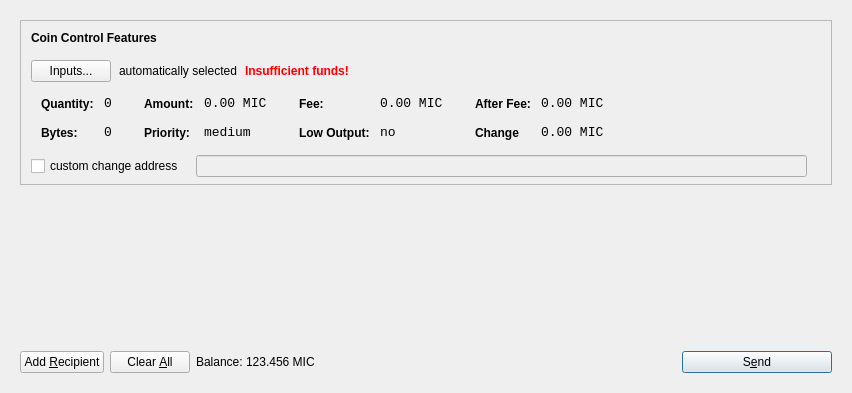
<?xml version="1.0" encoding="UTF-8"?>
<ui version="4.0">
 <class>SendCoinsDialog</class>
 <widget class="QDialog" name="SendCoinsDialog">
  <property name="geometry">
   <rect>
    <x>0</x>
    <y>0</y>
    <width>849</width>
    <height>393</height>
   </rect>
  </property>
  <property name="windowTitle">
   <string>Send Coins</string>
  </property>
  <layout class="QVBoxLayout" name="verticalLayout">
   <item>
    <widget class="QFrame" name="frameMain">
     <layout class="QVBoxLayout" name="verticalLayout_3">
      <item>
       <widget class="QFrame" name="frameCoinControl">
        <property name="sizePolicy">
         <sizepolicy hsizetype="Expanding" vsizetype="Expanding">
          <horstretch>0</horstretch>
          <verstretch>0</verstretch>
         </sizepolicy>
        </property>
        <property name="maximumSize">
         <size>
          <width>16777215</width>
          <height>16777215</height>
         </size>
        </property>
        <property name="frameShape">
         <enum>QFrame::StyledPanel</enum>
        </property>
        <property name="frameShadow">
         <enum>QFrame::Sunken</enum>
        </property>
        <layout class="QVBoxLayout" name="verticalLayoutCoinControl2">
         <property name="spacing">
          <number>6</number>
         </property>
         <property name="leftMargin">
          <number>0</number>
         </property>
         <property name="topMargin">
          <number>0</number>
         </property>
         <property name="rightMargin">
          <number>0</number>
         </property>
         <property name="bottomMargin">
          <number>6</number>
         </property>
         <item>
          <layout class="QVBoxLayout" name="verticalLayoutCoinControl" stretch="0,0,0,0,1">
           <property name="spacing">
            <number>0</number>
           </property>
           <property name="leftMargin">
            <number>10</number>
           </property>
           <property name="topMargin">
            <number>10</number>
           </property>
           <item>
            <layout class="QHBoxLayout" name="horizontalLayoutCoinControl1">
             <property name="bottomMargin">
              <number>15</number>
             </property>
             <item>
              <widget class="QLabel" name="labelCoinControlFeatures">
               <property name="sizePolicy">
                <sizepolicy hsizetype="Preferred" vsizetype="Maximum">
                 <horstretch>0</horstretch>
                 <verstretch>0</verstretch>
                </sizepolicy>
               </property>
               <property name="font">
                <font>
                 <weight>75</weight>
                 <bold>true</bold>
                </font>
               </property>
               <property name="styleSheet">
                <string notr="true">font-weight:bold;</string>
               </property>
               <property name="text">
                <string>Coin Control Features</string>
               </property>
              </widget>
             </item>
            </layout>
           </item>
           <item>
            <layout class="QHBoxLayout" name="horizontalLayoutCoinControl2" stretch="0,0,0,0">
             <property name="spacing">
              <number>8</number>
             </property>
             <property name="bottomMargin">
              <number>10</number>
             </property>
             <item>
              <widget class="QPushButton" name="pushButtonCoinControl">
               <property name="styleSheet">
                <string notr="true"/>
               </property>
               <property name="text">
                <string>Inputs...</string>
               </property>
              </widget>
             </item>
             <item>
              <widget class="QLabel" name="labelCoinControlAutomaticallySelected">
               <property name="text">
                <string>automatically selected</string>
               </property>
               <property name="margin">
                <number>5</number>
               </property>
              </widget>
             </item>
             <item>
              <widget class="QLabel" name="labelCoinControlInsuffFunds">
               <property name="font">
                <font>
                 <weight>75</weight>
                 <bold>true</bold>
                </font>
               </property>
               <property name="styleSheet">
                <string notr="true">color:red;font-weight:bold;</string>
               </property>
               <property name="text">
                <string>Insufficient funds!</string>
               </property>
               <property name="margin">
                <number>5</number>
               </property>
              </widget>
             </item>
             <item>
              <spacer name="horizontalSpacerCoinControl">
               <property name="orientation">
                <enum>Qt::Horizontal</enum>
               </property>
               <property name="sizeHint" stdset="0">
                <size>
                 <width>40</width>
                 <height>1</height>
                </size>
               </property>
              </spacer>
             </item>
            </layout>
           </item>
           <item>
            <widget class="QWidget" name="widgetCoinControl" native="true">
             <property name="sizePolicy">
              <sizepolicy hsizetype="Preferred" vsizetype="Preferred">
               <horstretch>0</horstretch>
               <verstretch>0</verstretch>
              </sizepolicy>
             </property>
             <property name="minimumSize">
              <size>
               <width>0</width>
               <height>0</height>
              </size>
             </property>
             <property name="styleSheet">
              <string notr="true"/>
             </property>
             <layout class="QHBoxLayout" name="horizontalLayoutCoinControl5">
              <property name="leftMargin">
               <number>0</number>
              </property>
              <property name="topMargin">
               <number>0</number>
              </property>
              <property name="rightMargin">
               <number>0</number>
              </property>
              <property name="bottomMargin">
               <number>0</number>
              </property>
              <item>
               <layout class="QHBoxLayout" name="horizontalLayoutCoinControl3" stretch="0,0,0,1">
                <property name="spacing">
                 <number>20</number>
                </property>
                <property name="topMargin">
                 <number>0</number>
                </property>
                <property name="bottomMargin">
                 <number>10</number>
                </property>
                <item>
                 <layout class="QFormLayout" name="formLayoutCoinControl1">
                  <property name="horizontalSpacing">
                   <number>10</number>
                  </property>
                  <property name="verticalSpacing">
                   <number>14</number>
                  </property>
                  <property name="leftMargin">
                   <number>10</number>
                  </property>
                  <property name="topMargin">
                   <number>4</number>
                  </property>
                  <property name="rightMargin">
                   <number>6</number>
                  </property>
                  <item row="0" column="0">
                   <widget class="QLabel" name="labelCoinControlQuantityText">
                    <property name="styleSheet">
                     <string notr="true">font-weight:bold;</string>
                    </property>
                    <property name="text">
                     <string>Quantity:</string>
                    </property>
                    <property name="margin">
                     <number>0</number>
                    </property>
                   </widget>
                  </item>
                  <item row="0" column="1">
                   <widget class="QLabel" name="labelCoinControlQuantity">
                    <property name="font">
                     <font>
                      <family>Monospace</family>
                      <pointsize>10</pointsize>
                     </font>
                    </property>
                    <property name="cursor">
                     <cursorShape>IBeamCursor</cursorShape>
                    </property>
                    <property name="contextMenuPolicy">
                     <enum>Qt::ActionsContextMenu</enum>
                    </property>
                    <property name="text">
                     <string>0</string>
                    </property>
                    <property name="margin">
                     <number>0</number>
                    </property>
                    <property name="textInteractionFlags">
                     <set>Qt::LinksAccessibleByMouse|Qt::TextSelectableByKeyboard|Qt::TextSelectableByMouse</set>
                    </property>
                   </widget>
                  </item>
                  <item row="1" column="0">
                   <widget class="QLabel" name="labelCoinControlBytesText">
                    <property name="styleSheet">
                     <string notr="true">font-weight:bold;</string>
                    </property>
                    <property name="text">
                     <string>Bytes:</string>
                    </property>
                   </widget>
                  </item>
                  <item row="1" column="1">
                   <widget class="QLabel" name="labelCoinControlBytes">
                    <property name="font">
                     <font>
                      <family>Monospace</family>
                      <pointsize>10</pointsize>
                     </font>
                    </property>
                    <property name="cursor">
                     <cursorShape>IBeamCursor</cursorShape>
                    </property>
                    <property name="contextMenuPolicy">
                     <enum>Qt::ActionsContextMenu</enum>
                    </property>
                    <property name="text">
                     <string>0</string>
                    </property>
                    <property name="textInteractionFlags">
                     <set>Qt::LinksAccessibleByMouse|Qt::TextSelectableByKeyboard|Qt::TextSelectableByMouse</set>
                    </property>
                   </widget>
                  </item>
                 </layout>
                </item>
                <item>
                 <layout class="QFormLayout" name="formLayoutCoinControl2">
                  <property name="horizontalSpacing">
                   <number>10</number>
                  </property>
                  <property name="verticalSpacing">
                   <number>14</number>
                  </property>
                  <property name="leftMargin">
                   <number>6</number>
                  </property>
                  <property name="topMargin">
                   <number>4</number>
                  </property>
                  <property name="rightMargin">
                   <number>6</number>
                  </property>
                  <item row="0" column="0">
                   <widget class="QLabel" name="labelCoinControlAmountText">
                    <property name="styleSheet">
                     <string notr="true">font-weight:bold;</string>
                    </property>
                    <property name="text">
                     <string>Amount:</string>
                    </property>
                    <property name="margin">
                     <number>0</number>
                    </property>
                   </widget>
                  </item>
                  <item row="0" column="1">
                   <widget class="QLabel" name="labelCoinControlAmount">
                    <property name="font">
                     <font>
                      <family>Monospace</family>
                      <pointsize>10</pointsize>
                     </font>
                    </property>
                    <property name="cursor">
                     <cursorShape>IBeamCursor</cursorShape>
                    </property>
                    <property name="contextMenuPolicy">
                     <enum>Qt::ActionsContextMenu</enum>
                    </property>
                    <property name="text">
                     <string>0.00 MIC</string>
                    </property>
                    <property name="textInteractionFlags">
                     <set>Qt::LinksAccessibleByMouse|Qt::TextSelectableByKeyboard|Qt::TextSelectableByMouse</set>
                    </property>
                   </widget>
                  </item>
                  <item row="1" column="0">
                   <widget class="QLabel" name="labelCoinControlPriorityText">
                    <property name="styleSheet">
                     <string notr="true">font-weight:bold;</string>
                    </property>
                    <property name="text">
                     <string>Priority:</string>
                    </property>
                   </widget>
                  </item>
                  <item row="1" column="1">
                   <widget class="QLabel" name="labelCoinControlPriority">
                    <property name="font">
                     <font>
                      <family>Monospace</family>
                      <pointsize>10</pointsize>
                     </font>
                    </property>
                    <property name="cursor">
                     <cursorShape>IBeamCursor</cursorShape>
                    </property>
                    <property name="contextMenuPolicy">
                     <enum>Qt::ActionsContextMenu</enum>
                    </property>
                    <property name="text">
                     <string>medium</string>
                    </property>
                    <property name="textInteractionFlags">
                     <set>Qt::LinksAccessibleByMouse|Qt::TextSelectableByKeyboard|Qt::TextSelectableByMouse</set>
                    </property>
                   </widget>
                  </item>
                 </layout>
                </item>
                <item>
                 <layout class="QFormLayout" name="formLayoutCoinControl3">
                  <property name="horizontalSpacing">
                   <number>10</number>
                  </property>
                  <property name="verticalSpacing">
                   <number>14</number>
                  </property>
                  <property name="leftMargin">
                   <number>6</number>
                  </property>
                  <property name="topMargin">
                   <number>4</number>
                  </property>
                  <property name="rightMargin">
                   <number>6</number>
                  </property>
                  <item row="0" column="0">
                   <widget class="QLabel" name="labelCoinControlFeeText">
                    <property name="styleSheet">
                     <string notr="true">font-weight:bold;</string>
                    </property>
                    <property name="text">
                     <string>Fee:</string>
                    </property>
                    <property name="margin">
                     <number>0</number>
                    </property>
                   </widget>
                  </item>
                  <item row="0" column="1">
                   <widget class="QLabel" name="labelCoinControlFee">
                    <property name="font">
                     <font>
                      <family>Monospace</family>
                      <pointsize>10</pointsize>
                     </font>
                    </property>
                    <property name="cursor">
                     <cursorShape>IBeamCursor</cursorShape>
                    </property>
                    <property name="contextMenuPolicy">
                     <enum>Qt::ActionsContextMenu</enum>
                    </property>
                    <property name="text">
                     <string>0.00 MIC</string>
                    </property>
                    <property name="textInteractionFlags">
                     <set>Qt::LinksAccessibleByMouse|Qt::TextSelectableByKeyboard|Qt::TextSelectableByMouse</set>
                    </property>
                   </widget>
                  </item>
                  <item row="1" column="0">
                   <widget class="QLabel" name="labelCoinControlLowOutputText">
                    <property name="styleSheet">
                     <string notr="true">font-weight:bold;</string>
                    </property>
                    <property name="text">
                     <string>Low Output:</string>
                    </property>
                   </widget>
                  </item>
                  <item row="1" column="1">
                   <widget class="QLabel" name="labelCoinControlLowOutput">
                    <property name="font">
                     <font>
                      <family>Monospace</family>
                      <pointsize>10</pointsize>
                     </font>
                    </property>
                    <property name="cursor">
                     <cursorShape>IBeamCursor</cursorShape>
                    </property>
                    <property name="contextMenuPolicy">
                     <enum>Qt::ActionsContextMenu</enum>
                    </property>
                    <property name="text">
                     <string>no</string>
                    </property>
                    <property name="textInteractionFlags">
                     <set>Qt::LinksAccessibleByMouse|Qt::TextSelectableByKeyboard|Qt::TextSelectableByMouse</set>
                    </property>
                   </widget>
                  </item>
                 </layout>
                </item>
                <item>
                 <layout class="QFormLayout" name="formLayoutCoinControl4">
                  <property name="horizontalSpacing">
                   <number>10</number>
                  </property>
                  <property name="verticalSpacing">
                   <number>14</number>
                  </property>
                  <property name="leftMargin">
                   <number>6</number>
                  </property>
                  <property name="topMargin">
                   <number>4</number>
                  </property>
                  <property name="rightMargin">
                   <number>6</number>
                  </property>
                  <item row="0" column="0">
                   <widget class="QLabel" name="labelCoinControlAfterFeeText">
                    <property name="styleSheet">
                     <string notr="true">font-weight:bold;</string>
                    </property>
                    <property name="text">
                     <string>After Fee:</string>
                    </property>
                    <property name="margin">
                     <number>0</number>
                    </property>
                   </widget>
                  </item>
                  <item row="0" column="1">
                   <widget class="QLabel" name="labelCoinControlAfterFee">
                    <property name="font">
                     <font>
                      <family>Monospace</family>
                      <pointsize>10</pointsize>
                     </font>
                    </property>
                    <property name="cursor">
                     <cursorShape>IBeamCursor</cursorShape>
                    </property>
                    <property name="contextMenuPolicy">
                     <enum>Qt::ActionsContextMenu</enum>
                    </property>
                    <property name="text">
                     <string>0.00 MIC</string>
                    </property>
                    <property name="textInteractionFlags">
                     <set>Qt::LinksAccessibleByMouse|Qt::TextSelectableByKeyboard|Qt::TextSelectableByMouse</set>
                    </property>
                   </widget>
                  </item>
                  <item row="1" column="0">
                   <widget class="QLabel" name="labelCoinControlChangeText">
                    <property name="styleSheet">
                     <string notr="true">font-weight:bold;</string>
                    </property>
                    <property name="text">
                     <string>Change</string>
                    </property>
                   </widget>
                  </item>
                  <item row="1" column="1">
                   <widget class="QLabel" name="labelCoinControlChange">
                    <property name="font">
                     <font>
                      <family>Monospace</family>
                      <pointsize>10</pointsize>
                     </font>
                    </property>
                    <property name="cursor">
                     <cursorShape>IBeamCursor</cursorShape>
                    </property>
                    <property name="contextMenuPolicy">
                     <enum>Qt::ActionsContextMenu</enum>
                    </property>
                    <property name="text">
                     <string>0.00 MIC</string>
                    </property>
                    <property name="textInteractionFlags">
                     <set>Qt::LinksAccessibleByMouse|Qt::TextSelectableByKeyboard|Qt::TextSelectableByMouse</set>
                    </property>
                   </widget>
                  </item>
                 </layout>
                </item>
               </layout>
              </item>
             </layout>
            </widget>
           </item>
           <item>
            <layout class="QHBoxLayout" name="horizontalLayoutCoinControl4" stretch="0,0,0">
             <property name="spacing">
              <number>12</number>
             </property>
             <property name="sizeConstraint">
              <enum>QLayout::SetDefaultConstraint</enum>
             </property>
             <property name="topMargin">
              <number>5</number>
             </property>
             <property name="rightMargin">
              <number>5</number>
             </property>
             <item>
              <widget class="QCheckBox" name="checkBoxCoinControlChange">
               <property name="text">
                <string>custom change address</string>
               </property>
              </widget>
             </item>
             <item>
              <widget class="QLineEdit" name="lineEditCoinControlChange">
               <property name="enabled">
                <bool>false</bool>
               </property>
               <property name="sizePolicy">
                <sizepolicy hsizetype="Expanding" vsizetype="Fixed">
                 <horstretch>0</horstretch>
                 <verstretch>0</verstretch>
                </sizepolicy>
               </property>
              </widget>
             </item>
             <item>
              <widget class="QLabel" name="labelCoinControlChangeLabel">
               <property name="sizePolicy">
                <sizepolicy hsizetype="Preferred" vsizetype="Expanding">
                 <horstretch>0</horstretch>
                 <verstretch>0</verstretch>
                </sizepolicy>
               </property>
               <property name="minimumSize">
                <size>
                 <width>0</width>
                 <height>0</height>
                </size>
               </property>
               <property name="text">
                <string/>
               </property>
               <property name="margin">
                <number>3</number>
               </property>
              </widget>
             </item>
            </layout>
           </item>
           <item>
            <spacer name="verticalSpacerCoinControl">
             <property name="orientation">
              <enum>Qt::Vertical</enum>
             </property>
             <property name="sizeHint" stdset="0">
              <size>
               <width>800</width>
               <height>1</height>
              </size>
             </property>
            </spacer>
           </item>
          </layout>
         </item>
        </layout>
       </widget>
      </item>
      <item>
       <widget class="QScrollArea" name="scrollArea">
        <property name="frameShape">
         <enum>QFrame::NoFrame</enum>
        </property>
        <property name="widgetResizable">
         <bool>true</bool>
        </property>
        <widget class="QWidget" name="scrollAreaWidgetContents">
         <property name="geometry">
          <rect>
           <x>0</x>
           <y>0</y>
           <width>813</width>
           <height>148</height>
          </rect>
         </property>
         <layout class="QVBoxLayout" name="verticalLayout_2">
          <property name="leftMargin">
           <number>0</number>
          </property>
          <property name="topMargin">
           <number>0</number>
          </property>
          <property name="rightMargin">
           <number>0</number>
          </property>
          <property name="bottomMargin">
           <number>0</number>
          </property>
          <item>
           <layout class="QVBoxLayout" name="entries">
            <property name="spacing">
             <number>6</number>
            </property>
           </layout>
          </item>
          <item>
           <spacer name="verticalSpacer">
            <property name="orientation">
             <enum>Qt::Vertical</enum>
            </property>
            <property name="sizeHint" stdset="0">
             <size>
              <width>20</width>
              <height>40</height>
             </size>
            </property>
           </spacer>
          </item>
         </layout>
        </widget>
       </widget>
      </item>
      <item>
       <layout class="QHBoxLayout" name="horizontalLayout">
        <item>
         <widget class="QPushButton" name="addButton">
          <property name="toolTip">
           <string>Send to multiple recipients at once</string>
          </property>
          <property name="text">
           <string>Add &amp;Recipient</string>
          </property>
          <property name="icon">
           <iconset resource="../mistcoin.qrc">
            <normaloff>:/icons/add</normaloff>:/icons/add</iconset>
          </property>
          <property name="autoDefault">
           <bool>false</bool>
          </property>
         </widget>
        </item>
        <item>
         <widget class="QPushButton" name="clearButton">
          <property name="sizePolicy">
           <sizepolicy hsizetype="Minimum" vsizetype="Fixed">
            <horstretch>0</horstretch>
            <verstretch>0</verstretch>
           </sizepolicy>
          </property>
          <property name="toolTip">
           <string>Remove all transaction fields</string>
          </property>
          <property name="text">
           <string>Clear &amp;All</string>
          </property>
          <property name="icon">
           <iconset resource="../mistcoin.qrc">
            <normaloff>:/icons/remove</normaloff>:/icons/remove</iconset>
          </property>
          <property name="autoRepeatDelay">
           <number>300</number>
          </property>
          <property name="autoDefault">
           <bool>false</bool>
          </property>
         </widget>
        </item>
        <item>
         <layout class="QHBoxLayout" name="horizontalLayout_2">
          <property name="spacing">
           <number>3</number>
          </property>
          <item>
           <widget class="QLabel" name="label">
            <property name="sizePolicy">
             <sizepolicy hsizetype="Preferred" vsizetype="Fixed">
              <horstretch>0</horstretch>
              <verstretch>0</verstretch>
             </sizepolicy>
            </property>
            <property name="text">
             <string>Balance:</string>
            </property>
           </widget>
          </item>
          <item>
           <widget class="QLabel" name="labelBalance">
            <property name="sizePolicy">
             <sizepolicy hsizetype="Preferred" vsizetype="Fixed">
              <horstretch>0</horstretch>
              <verstretch>0</verstretch>
             </sizepolicy>
            </property>
            <property name="cursor">
             <cursorShape>IBeamCursor</cursorShape>
            </property>
            <property name="text">
             <string>123.456 MIC</string>
            </property>
            <property name="textInteractionFlags">
             <set>Qt::LinksAccessibleByMouse|Qt::TextSelectableByKeyboard|Qt::TextSelectableByMouse</set>
            </property>
           </widget>
          </item>
         </layout>
        </item>
        <item>
         <spacer name="horizontalSpacer">
          <property name="orientation">
           <enum>Qt::Horizontal</enum>
          </property>
          <property name="sizeHint" stdset="0">
           <size>
            <width>40</width>
            <height>20</height>
           </size>
          </property>
         </spacer>
        </item>
        <item>
         <widget class="QPushButton" name="sendButton">
          <property name="minimumSize">
           <size>
            <width>150</width>
            <height>0</height>
           </size>
          </property>
          <property name="toolTip">
           <string>Confirm the send action</string>
          </property>
          <property name="text">
           <string>S&amp;end</string>
          </property>
          <property name="icon">
           <iconset resource="../mistcoin.qrc">
            <normaloff>:/icons/send</normaloff>:/icons/send</iconset>
          </property>
          <property name="default">
           <bool>true</bool>
          </property>
         </widget>
        </item>
       </layout>
      </item>
     </layout>
     <zorder>scrollArea</zorder>
     <zorder>frameCoinControl</zorder>
     <zorder></zorder>
    </widget>
   </item>
  </layout>
 </widget>
 <resources>
  <include location="../mistcoin.qrc"/>
 </resources>
 <connections/>
</ui>
